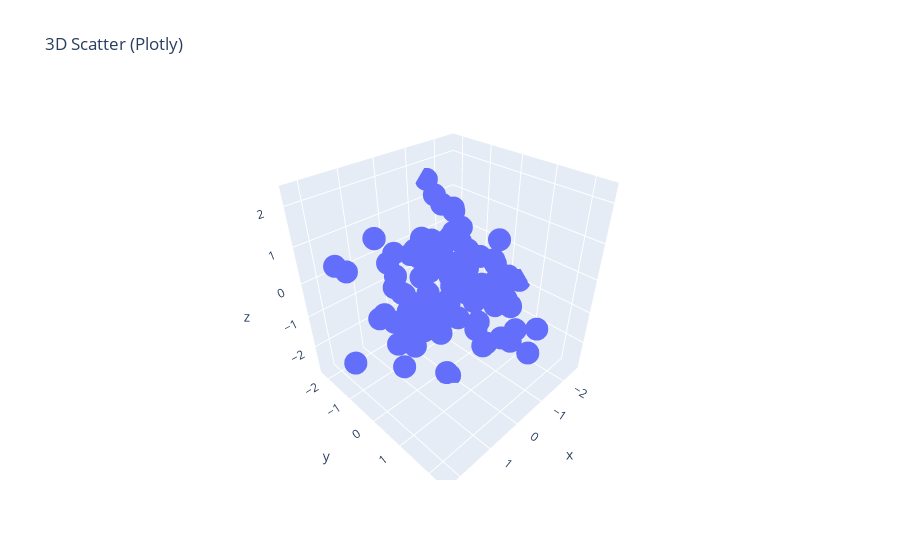

The cell this chart's notebook holds for it:
### Markdown cell above
### 13) Create a 3D scatter plot using Plotly

### Code cell
import numpy as np
from plotly.graph_objs import Scatter3d, Figure

np.random.seed(0)
x = np.random.randn(100)
y = np.random.randn(100)
z = np.random.randn(100)

trace = Scatter3d(x=x, y=y, z=z, mode='markers')
fig = Figure(data=[trace])
fig.update_layout(title="3D Scatter (Plotly)")
fig.show()
